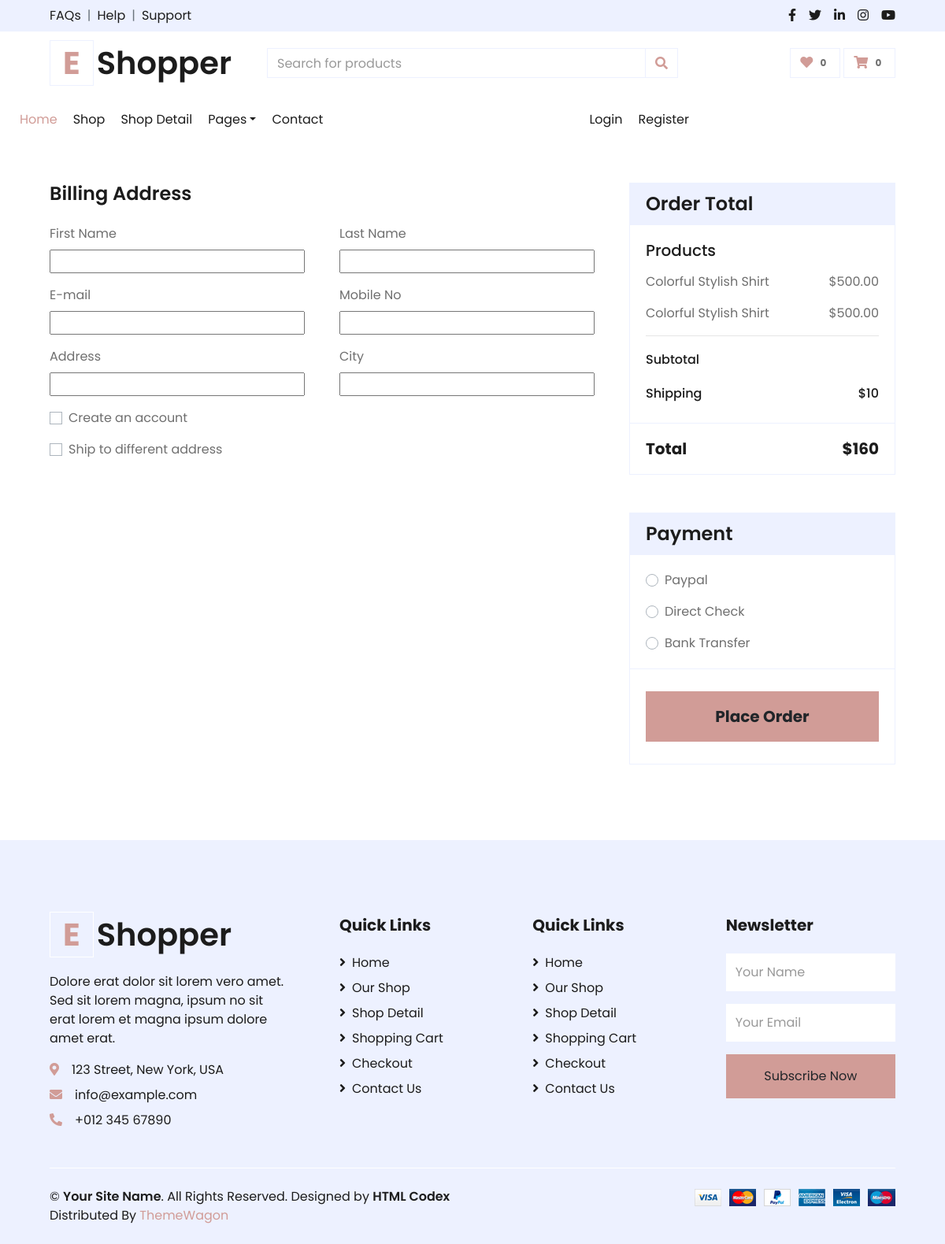
Before: /checkout/ (signed in) with the older database file.
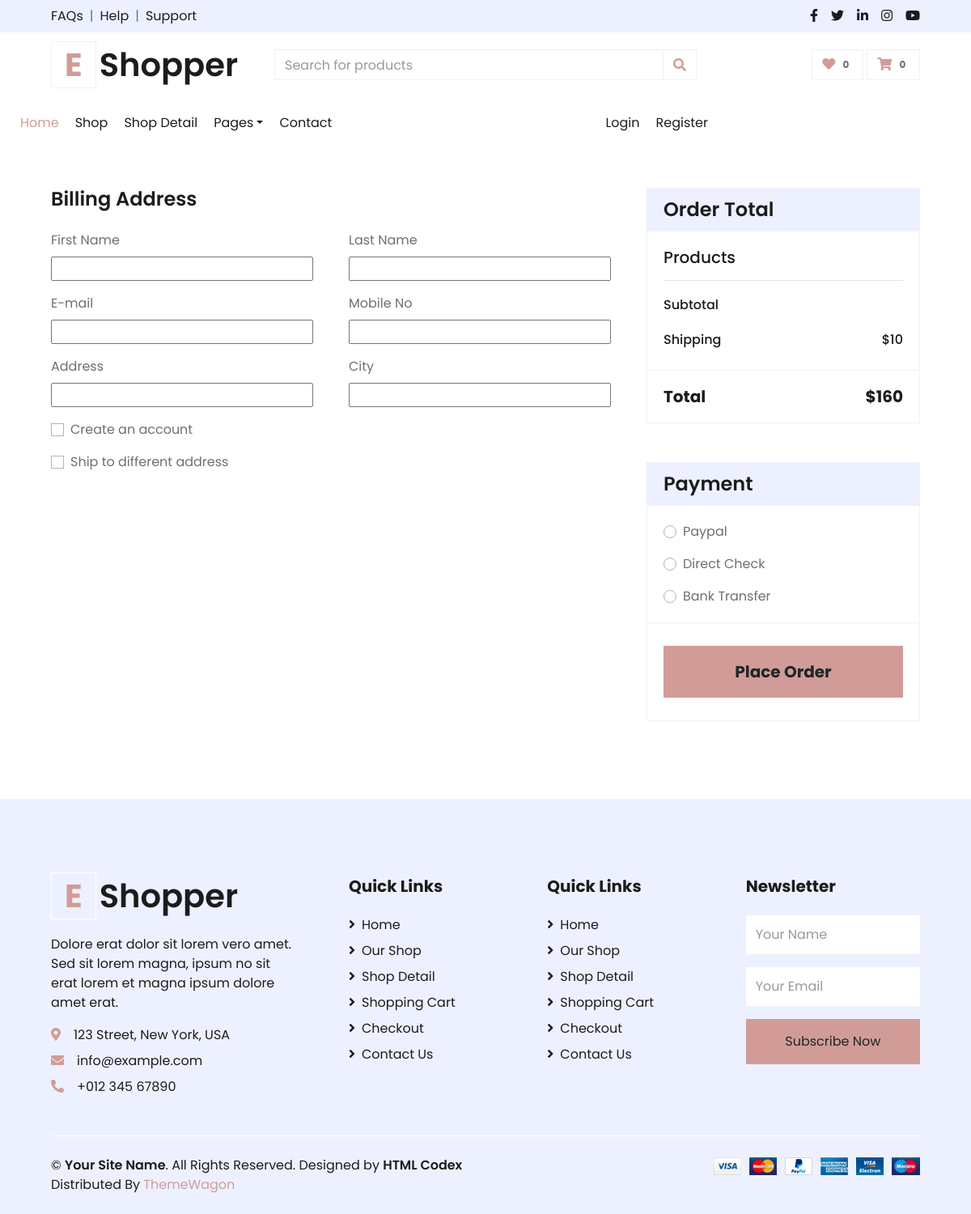
After: the same page with the newer database file.
### shop/models.py (models this page shows, shortened)
class Cart(models.Model):
    user = models.ForeignKey(user, on_delete=models.CASCADE)
    product = models.ForeignKey(Product, on_delete=models.CASCADE)
    quantity = models.PositiveIntegerField(default=1)

class Product(models.Model):
    title=models.CharField(max_length=100)
    image=models.ImageField(upload_to='static/product')
    price=models.DecimalField(max_digits=10,decimal_places=2)
    discount_price=models.DecimalField(max_digits=10,decimal_places=2)
    description=models.CharField(max_length=500)
    aditional_information=models.CharField(max_length=1000)
    catagory_name=models.ForeignKey(Category,related_name="catagory", on_delete=models.CASCADE )
    subcategory = models.ForeignKey(Subcategory, related_name='products', on_delete=models.CASCADE)
    quantity=models.DecimalField(max_digits=100,decimal_places=2)
    feature=models.BooleanField(default=True)
    active=models.BooleanField(default=True)

### shop/views.py (the view, shortened to what this page needs)
# urls.py: path("checkout/",Checkout.as_view(),name="checkout"),
class Checkout(View):
    def get(self, request, *args, **kwargs):
        form = BillingAddressForm()
        cart_items = Cart.objects.filter(user=request.user)  # Get all cart items
        context = {
            'form': form,
            'cart_items': cart_items,
        }
        return render(request, 'shop/checkout.html', context)

### shop/forms.py
class BillingAddressForm(forms.ModelForm):
    class Meta:
        model = Billing  # This should reference your Billing model
        fields = '__all__'  # Include all fields from the Billing model

### templates/shop/checkout.html (shortened to what this page needs)
{% extends "../main.html" %} {% block content %}
<div class="container-fluid pt-5">
  <div class="row px-xl-5">
    <div class="col-lg-8">
      <div class="mb-4">
        <h4 class="font-weight-semi-bold mb-4">Billing Address</h4>
        <form action={% url "checkout" %} method="POST">
        <div class="row">
          <div class="col-md-6 form-group">
            <label>First Name</label>
            {{form.fristName}}
          </div>
          <div class="col-md-6 form-group">
            <label>Last Name</label>
            {{form.lastName}}
          </div>
          <div class="col-md-6 form-group">
            <label>E-mail</label>
            {{form.Email}}
          </div>
          <div class="col-md-6 form-group">
            <label>Mobile No</label>
            {{form.Phone}}
          </div>
          <div class="col-md-6 form-group">
            <label>Address </label>
            {{form.Address}}
          </div>
          <div class="col-md-6 form-group">
            <label>City</label>
            {{form.city}}
          </div>
          <div class="col-md-12 form-group">
            <div class="custom-control custom-checkbox">
              <label class="custom-control-label" for="newaccount"
                >Create an account</label
              >
            </div>
          </div>
          <div class="col-md-12 form-group">
            <div class="custom-control custom-checkbox">
              <label
                class="custom-control-label"
                for="shipto"
                data-toggle="collapse"
                data-target="#shipping-address"
                >Ship to different address</label
              >
            </div>
          </div>
        </div>
      </div>
    </div>
    <div class="col-lg-4">
      <div class="card border-secondary mb-5">
        <div class="card-header bg-secondary border-0">
          <h4 class="font-weight-semi-bold m-0">Order Total</h4>
        </div>
        <div class="card-body">
          <h5 class="font-weight-medium mb-3">Products</h5>
          {% for p in cart_items %}
          <div class="d-flex justify-content-between">
            <p>{{p.product.title}}</p>
            <p>${{p.product.discount_price}}</p>
          </div>
          {% endfor %}
          <hr class="mt-0" />
          <div class="d-flex justify-content-between mb-3 pt-1">
            <h6 class="font-weight-medium">Subtotal</h6>
          </div>
          <div class="d-flex justify-content-between">
            <h6 class="font-weight-medium">Shipping</h6>
            <h6 class="font-weight-medium">$10</h6>
          </div>
        </div>
        <div class="card-footer border-secondary bg-transparent">
          <div class="d-flex justify-content-between mt-2">
            <h5 class="font-weight-bold">Total</h5>
            <h5 class="font-weight-bold">$160</h5>
          </div>
        </div>
      </div>
      <div class="card border-secondary mb-5">
        <div class="card-header bg-secondary border-0">
          <h4 class="font-weight-semi-bold m-0">Payment</h4>
        </div>
        <div class="card-body">
          <div class="form-group">
            <div class="custom-control custom-radio">
              <label class="custom-control-label" for="paypal">Paypal</label>
            </div>
          </div>
          <div class="form-group">
            <div class="custom-control custom-radio">
              <label class="custom-control-label" for="directcheck"
                >Direct Check</label
              >
            </div>
          </div>
          <div class="">
            <div class="custom-control custom-radio">
              <label class="custom-control-label" for="banktransfer"
                >Bank Transfer</label
              >
            </div>
          </div>
        </div>
        <div class="card-footer border-secondary bg-transparent">
          <button
            class="btn btn-lg btn-block btn-primary font-weight-bold my-3 py-3"
          >
            Place Order
          </button>
        </div>
      </div>
    </div>
  </div>
</div>
{% endblock content %}

Changed rows visible on the page:
removed Cart: product "Colorful Stylish Shirt", product.discount_price "500.00"
removed Cart: product "Colorful Stylish Shirt", product.discount_price "500.00"
